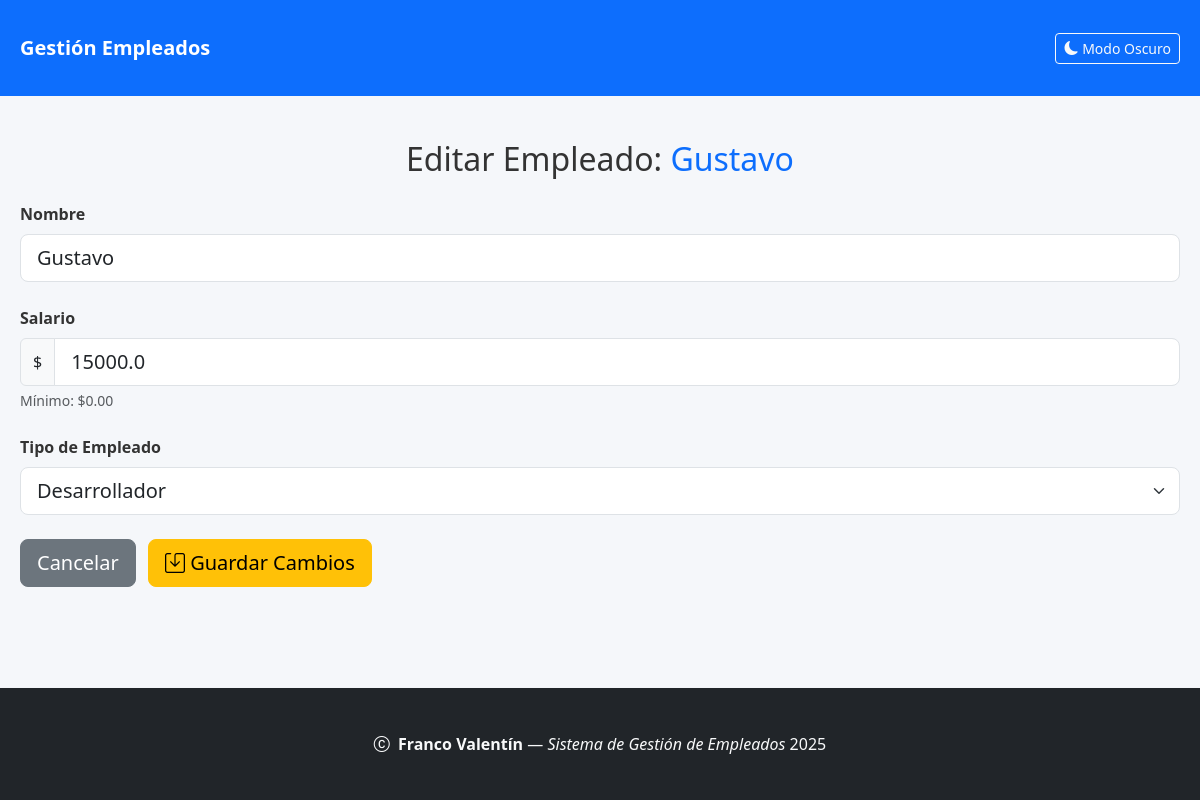
The app's page /editar/2 with its own data.
### models/empleado.py (models this page shows, shortened)
class Empleado(db.Model):
    __tablename__ = 'empleados'
    id = db.Column(db.Integer, primary_key=True)
    nombre = db.Column(db.String(100), nullable=False)
    salario = db.Column(db.Float, nullable=False)
    tipo = db.Column(db.String(50))
    __mapper_args__ = {
        'polymorphic_on': tipo,
        'polymorphic_identity': 'empleado'
    }

### app.py (the view, shortened to what this page needs)
@app.route('/editar/<int:id>', methods=['GET', 'POST'])
def editar(id):
    empleado = Empleado.query.get_or_404(id)
    return render_template('editar.html', empleado=empleado)

### templates/editar.html (shortened to what this page needs)
<!DOCTYPE html>
<html lang="es">
<head>
    <link href="https://cdn.jsdelivr.net/npm/bootstrap@5.3.0/dist/css/bootstrap.min.css" rel="stylesheet" />
    <link rel="stylesheet" href="{{ url_for('static', filename='css/empleados.css') }}" />
    <link rel="stylesheet" href="{{ url_for('static', filename='css/dark-mode.css') }}" />
    <link rel="stylesheet" href="https://cdn.jsdelivr.net/npm/bootstrap-icons@1.10.0/font/bootstrap-icons.css" />
</head>
<body class="d-flex flex-column min-vh-100">
<nav class="navbar navbar-expand-lg navbar-dark bg-primary mb-4">
  <div class="container">
    <a class="navbar-brand fw-bold" href="{{ url_for('index') }}">Gestión Empleados</a>
    <div class="collapse navbar-collapse" id="navbarNav">
      <ul class="navbar-nav ms-auto">
        <li class="nav-item">
          <button id="darkModeToggle" class="btn btn-sm btn-outline-light">
            <i class="bi bi-moon-fill"></i> Modo Oscuro
          </button>
        </li>
      </ul>
    </div>
  </div>
</nav>
<main class="container flex-grow-1">
    <div class="form-container mx-auto">
        <h2 class="mb-4 text-center">Editar Empleado: <span class="text-primary">{{ empleado.nombre }}</span></h2>
        <form method="post" action="{{ url_for('editar', id=empleado.id) }}" class="needs-validation" novalidate>
          <div class="mb-4">
            <label for="nombre" class="form-label fw-semibold">Nombre</label>
            <input type="text" class="form-control form-control-lg" id="nombre" name="nombre" required
                   value="{{ empleado.nombre }}" pattern="[A-Za-záéíóúÁÉÍÓÚñÑ\s]{2,50}">
          </div>
          <div class="mb-4">
            <label for="salario" class="form-label fw-semibold">Salario</label>
            <div class="input-group">
              <span class="input-group-text">$</span>
              <input type="number" step="0.01" min="0" class="form-control form-control-lg"
                     id="salario" name="salario" required value="{{ empleado.salario }}"
                     aria-describedby="salarioHelp">
            </div>
            <div id="salarioHelp" class="form-text">Mínimo: $0.00</div>
          </div>
          <div class="mb-4">
            <label for="tipo" class="form-label fw-semibold">Tipo de Empleado</label>
            <select class="form-select form-select-lg" id="tipo" name="tipo" required>
              <option value="desarrollador" {% if empleado.tipo == 'desarrollador' %}selected{% endif %}>Desarrollador</option>
            </select>
          </div>
          <div class="form-actions">
            <a href="{{ url_for('index') }}" class="btn btn-secondary btn-lg">Cancelar</a>
            <button type="submit" class="btn btn-warning btn-lg ms-2">
              <i class="bi bi-save"></i> Guardar Cambios
            </button>
          </div>
        </form>
    </div>
</main>
<footer class="bg-dark text-light py-4 mt-auto shadow-sm">
  <div class="container text-center">
    <p class="mb-0 fs-6">
      <i class="bi bi-c-circle me-1"></i>
      <strong>Franco Valentín</strong> — <em>Sistema de Gestión de Empleados</em> <span id="current-year"></span>
    </p>
  </div>
</footer>
</body>
</html>

### static/css/empleados.css (style rules this page uses)
body { font-family: 'Segoe UI', Tahoma, Geneva, Verdana, sans-serif; background-color: #f5f7fa; color: #333; }
.container { max-width: 1200px; margin: 0 auto; padding: 20px; }

### records on screen
Empleado: nombre "Gustavo", salario "15000.0", tipo "Desarrollador"
